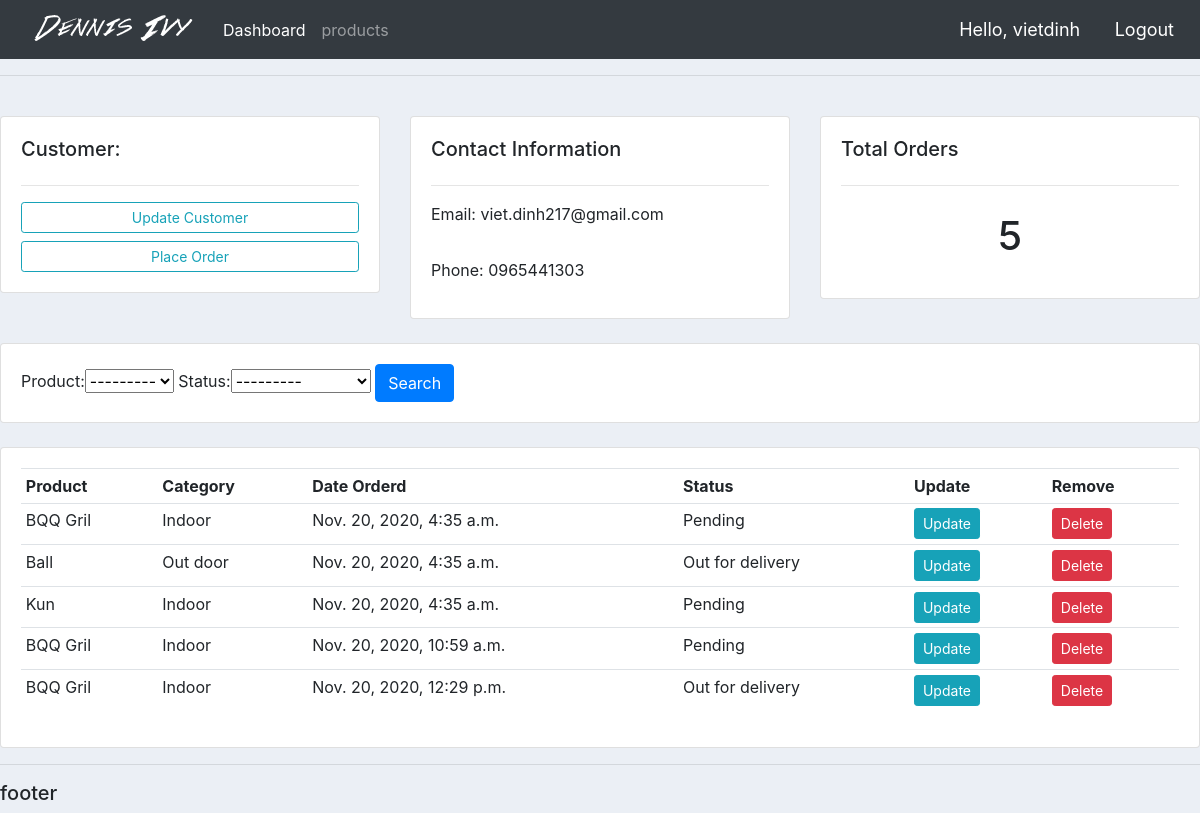
The app's page /customers/1/ (signed in), older data.
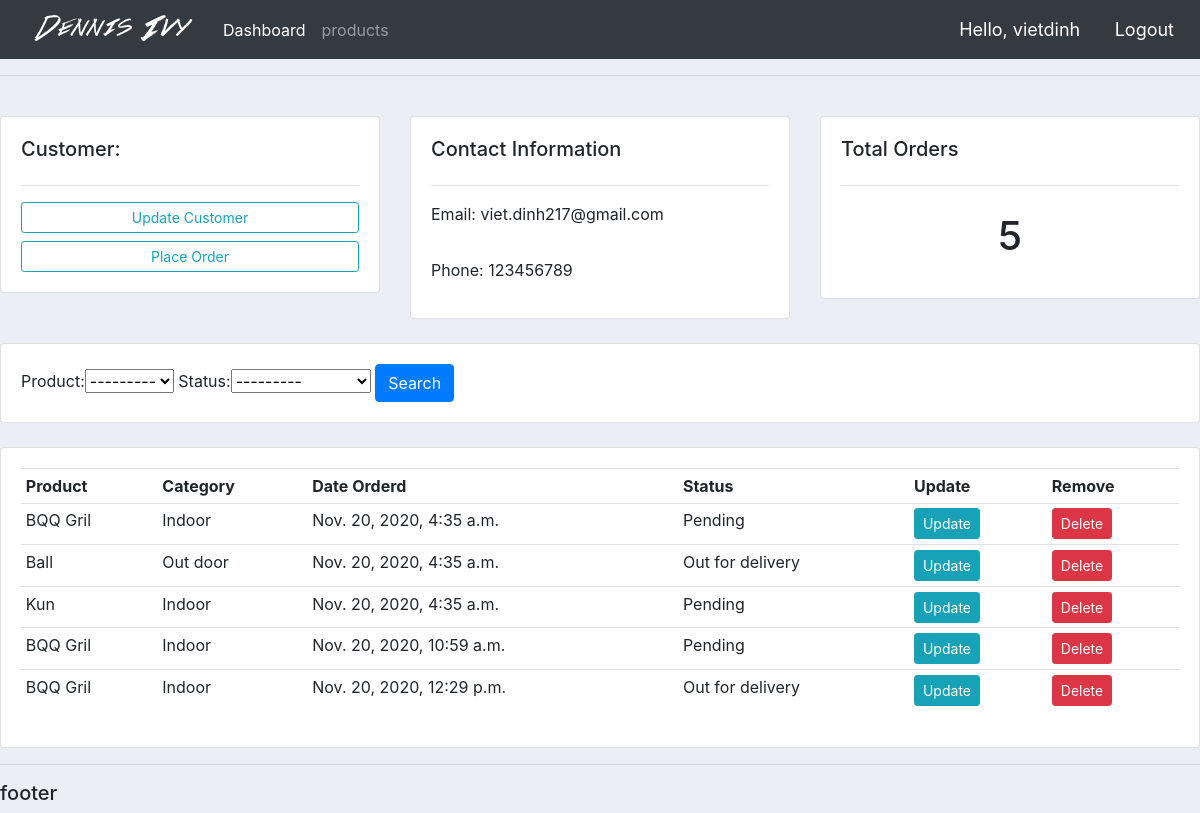
The same page, newer data.
### accounts/models.py (models this page shows, shortened)
class Customer(models.Model):
    user = models.OneToOneField(User, blank=True, null=True, on_delete=models.CASCADE)
    name = models.CharField(max_length=200, null=True)
    phone = models.CharField(max_length=200, null=True)
    email = models.EmailField(max_length=200, null=True)
    profile_pic = models.ImageField(default='profile1.png',null=True, blank=True)
    date_created = models.DateTimeField(auto_now_add=True, null=True)

### accounts/decorators.py (the view)
        def wapper_func(request, *args, **kwargs):
            group = None
            if request.user.groups.exists():
                group = request.user.groups.all()[0].name
            if group in allowed_roles:
                return view_func(request, *args, **kwargs)
            else:
                return HttpResponse('You are not authorized to access this page')

### accounts/models.py (called while the page is built)
    def __str__(self):
        return self.name

### accounts/views.py (called while the page is built)
@login_required(login_url='login')
@allowed_users(allowed_roles=['admin'])
def customers(request, pk):
    customer = Customer.objects.get(id=pk)
    orders = customer.order_set.all()
    total_order = orders.count()
    customer_filter = OrderFilter(request.GET, queryset= orders)
    orders = customer_filter.qs
    context = {'customer': customer , 'orders': orders , 'total_order': total_order, 'customer_filter': customer_filter}
    return render(request, 'accounts/customers.html', context)

### accounts/templates/accounts/customers.html
	{% extends 'accounts/main.html' %}
{% block content%}
<br>
<div class="row">
	<div class="col-md">
		<div class="card card-body">
			<h5>Customer:</h5>
			<hr>
			<a class="btn btn-outline-info  btn-sm btn-block" href="">Update Customer</a>
			<a class="btn btn-outline-info  btn-sm btn-block" href="{% url 'create_order' customer.id %}">Place Order</a>
		</div>
	</div>
	<div class="col-md">
		<div class="card card-body">
			<h5>Contact Information</h5>
			<hr>
			<p>Email: {{customer.email}}</p> </p>
			<p>Phone: {{customer.phone}}</p>
		</div>
	</div>
	<div class="col-md">
		<div class="card card-body">
			<h5>Total Orders</h5>
			<hr>
			<h1 style="text-align: center;padding: 10px">{{total_order}}</h1>
		</div>
	</div>
</div>
<br>
<div class="row">
	<div class="col">
		<div class="card card-body">
			<form method="get">
				{{customer_filter.form}}
		    	<button class="btn btn-primary" type="submit">Search</button>
		  	</form>
		</div>
	</div>
</div>
<br>
<div class="row">
	<div class="col-md">
		<div class="card card-body">
			<table class="table table-sm">
				<tr>
					<th>Product</th>
					<th>Category</th>
					<th>Date Orderd</th>
					<th>Status</th>
					<th>Update</th>
					<th>Remove</th>
				</tr>
				{% for order in orders %}
				<tr>
					<td>{{ order.product}}</td>
					<td>{{ order.product.category}}</td>
					<td>{{ order.date_created}}</td>
					<td>{{ order.status}}</td>
					<td><a class="btn btn-sm btn-info" href="{% url 'update_order' order.id %}">Update</a></td>
					<td><a class="btn btn-sm btn-danger" href="{% url 'delete_order' order.id %}">Delete</a></td>
				</tr>
				{% endfor %}
			</table>
		</div>
	</div>
</div>
{% endblock content %}

Row changes from the older to the newer data that the page shows:
changed Customer "viet.dinh217@gmail.com": phone "0965441303" → "123456789"
